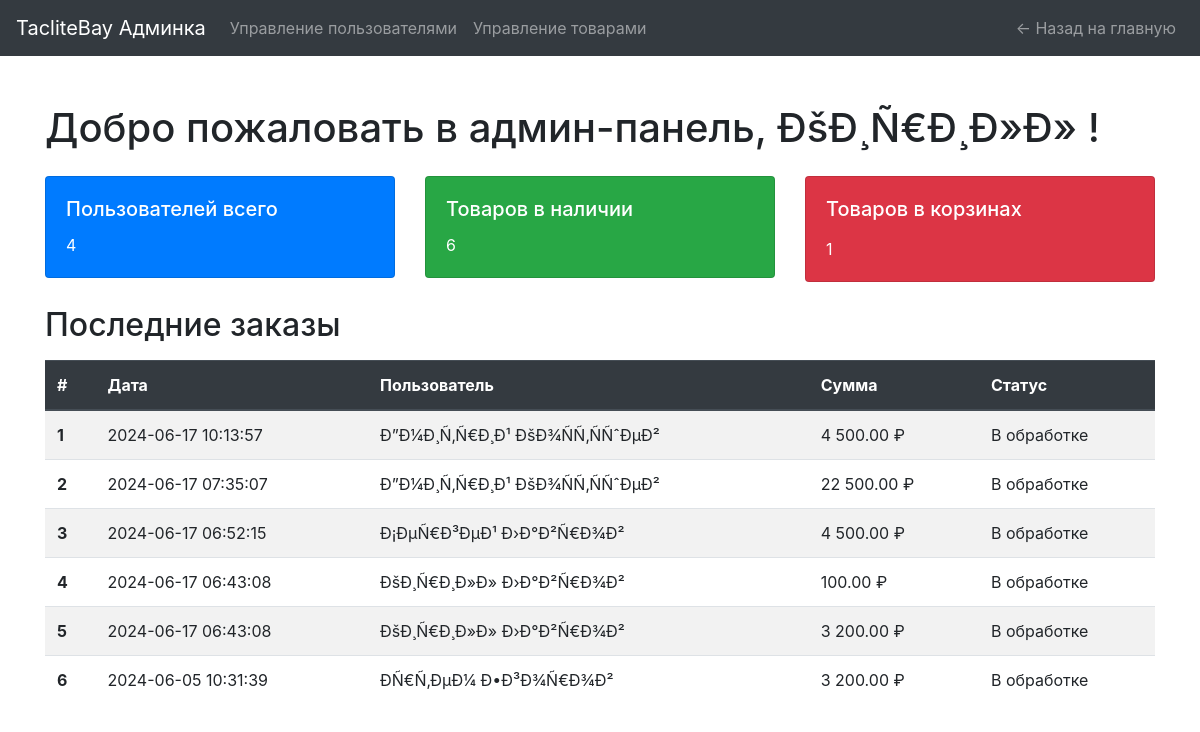
/assets/pages/admin/admin.php (signed in), run on the app's committed database.
### tables this page shows
CREATE TABLE `orders` (
  `id` int(11) NOT NULL,
  `user_id` int(11) DEFAULT NULL,
  `product_id` int(11) DEFAULT NULL,
  `quantity` int(11) DEFAULT NULL,
  `total_price` decimal(10,2) DEFAULT NULL,
  `order_date` timestamp NULL DEFAULT CURRENT_TIMESTAMP
);

### assets/pages/admin/admin.php (the view, shortened to what this page needs)
<?php
include '../../pages/system_files/db_connect.php';
$result = $conn->query("SELECT COUNT(*) as total_users FROM users");
$total_users = $result->fetch_object()->total_users;
$result = $conn->query("SELECT COUNT(*) as total_products FROM products");
$total_products = $result->fetch_object()->total_products;
$result = $conn->query("SELECT SUM(quantity) as cart_quantity FROM cart");
$cart_quantity = $result->fetch_object()->cart_quantity;
$recent_orders = $conn->query("
    SELECT o.id, o.order_date, CONCAT(u.name, ' ', u.surname) AS user_name,
    SUM(p.price * o.quantity) AS total_price
    FROM orders o
    JOIN users u ON o.user_id = u.id
    JOIN products p ON o.product_id = p.id
    GROUP BY o.id
    ORDER BY o.order_date DESC
    LIMIT 500
");
?>
<!DOCTYPE html>
<html lang="ru">
<head>
    <link rel="stylesheet" href="https://stackpath.bootstrapcdn.com/bootstrap/4.5.2/css/bootstrap.min.css">
</head>
<body>
<nav class="navbar navbar-expand-lg navbar-dark bg-dark">
    <a class="navbar-brand" href="#">TacliteBay Админка</a>
    <div class="collapse navbar-collapse" id="navbarNav">
        <ul class="navbar-nav">
            <li class="nav-item">
                <a class="nav-link" href="../../pages/admin/manage_users.php">Управление пользователями</a>
            </li>
            <li class="nav-item">
                <a class="nav-link" href="../../pages/admin/manage_products.php">Управление товарами</a>
            </li>
        </ul>
        <ul class="navbar-nav ml-auto">
            <li class="nav-item">
                <a class="nav-link" href="../../../index.php">&larr; Назад на главную</a>
            </li>
        </ul>
    </div>
</nav>
<div class="container mt-5">
    <div class="row">
        <div class="col-12">
            <div class="mb-4">
                <h1>Добро пожаловать в админ-панель,
                    <?php echo htmlspecialchars($_SESSION['name']); ?>!
                </h1>
            </div>
        </div>
    </div>
    <div class="row">
        <div class="col-lg-4 col-md-6 mb-4">
            <div class="card text-white bg-primary">
                <div class="card-body">
                    <h5 class="card-title">Пользователей всего</h5>
                    <p class="card-text">
                        <?php echo $total_users; ?>
                    </p>
                </div>
            </div>
        </div>
        <div class="col-lg-4 col-md-6 mb-4">
            <div class="card text-white bg-success">
                <div class="card-body">
                    <h5 class="card-title">Товаров в наличии</h5>
                    <p class="card-text">
                        <?php echo $total_products; ?>
                    </p>
                </div>
            </div>
        </div>
        <div class="col-lg-4 col-md-6 mb-4">
            <div class="card text-white bg-danger">
                <div class="card-body">
                    <h5 class="card-title">Товаров в корзинах</h5>
                    <p class="card-text">
                    <p class="card-text">
                        <?php echo ($cart_quantity > 0) ? $cart_quantity : '0'; ?>
                    </p>
                </div>
            </div>
        </div>
    </div>
    <div class="row">
        <div class="col-12">
            <h2 class="mb-3">Последние заказы</h2>
            <table class="table table-striped">
                <thead class="thead-dark">
                <tr>
                    <th scope="col">#</th>
                    <th scope="col">Дата</th>
                    <th scope="col">Пользователь</th>
                    <th scope="col">Сумма</th>
                    <th scope="col">Статус</th>
                </tr>
                </thead>
                <tbody>
                <?php
                $order_number = 1;
                while ($order = $recent_orders->fetch_assoc()):
                    ?>
                    <tr>
                        <th scope="row">
                            <?php echo $order_number; ?>
                        </th>
                        <td>
                            <?php echo $order['order_date']; ?>
                        </td>
                        <td>
                            <?php echo $order['user_name']; ?>
                        </td>
                        <td>
                            <?php echo number_format($order['total_price'], 2, '.', ' '); ?> ₽
                        </td>
                        <td>В обработке</td>
                    </tr>
                    <?php
                    $order_number++;
                endwhile;
                ?>
                </tbody>
            </table>
        </div>
    </div>
</body>
</html>

### data on the page
orders: order_date "2024-06-17 10:13:57", user_name "Ð”Ð¼Ð¸Ñ‚Ñ€Ð¸Ð¹ ÐšÐ¾ÑÑ‚ÑÑˆÐµÐ²", total_price "4 500.00"
orders: order_date "2024-06-17 07:35:07", user_name "Ð”Ð¼Ð¸Ñ‚Ñ€Ð¸Ð¹ ÐšÐ¾ÑÑ‚ÑÑˆÐµÐ²", total_price "22 500.00"
orders: order_date "2024-06-17 06:52:15", user_name "Ð¡ÐµÑ€Ð³ÐµÐ¹ Ð›Ð°Ð²Ñ€Ð¾Ð²", total_price "4 500.00"
orders: order_date "2024-06-17 06:43:08", user_name "ÐšÐ¸Ñ€Ð¸Ð»Ð» Ð›Ð°Ð²Ñ€Ð¾Ð²", total_price "100.00"
orders: order_date "2024-06-17 06:43:08", user_name "ÐšÐ¸Ñ€Ð¸Ð»Ð» Ð›Ð°Ð²Ñ€Ð¾Ð²", total_price "3 200.00"
orders: order_date "2024-06-05 10:31:39", user_name "ÐÑ€Ñ‚ÐµÐ¼ Ð•Ð³Ð¾Ñ€Ð¾Ð²", total_price "3 200.00"

### other printed values
$_SESSION['name'] "ÐšÐ¸Ñ€Ð¸Ð»Ð»"
$total_users "4"
$total_products "6"
$cart_quantity "1"
